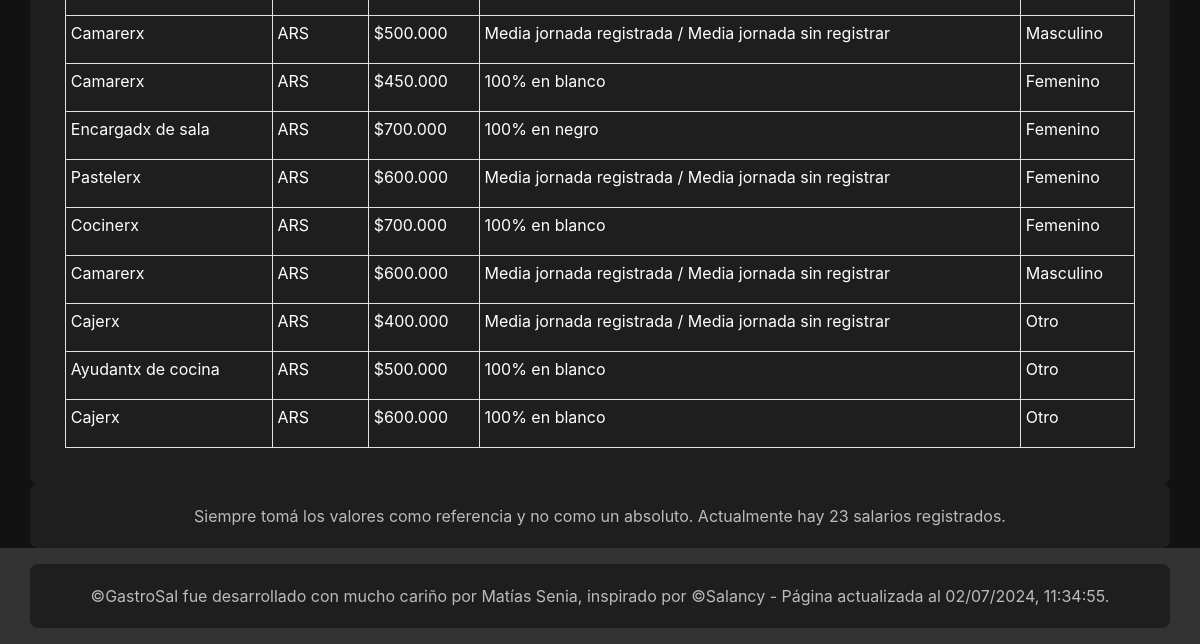
The page /data_list/ (lower part) on the database as committed earlier.
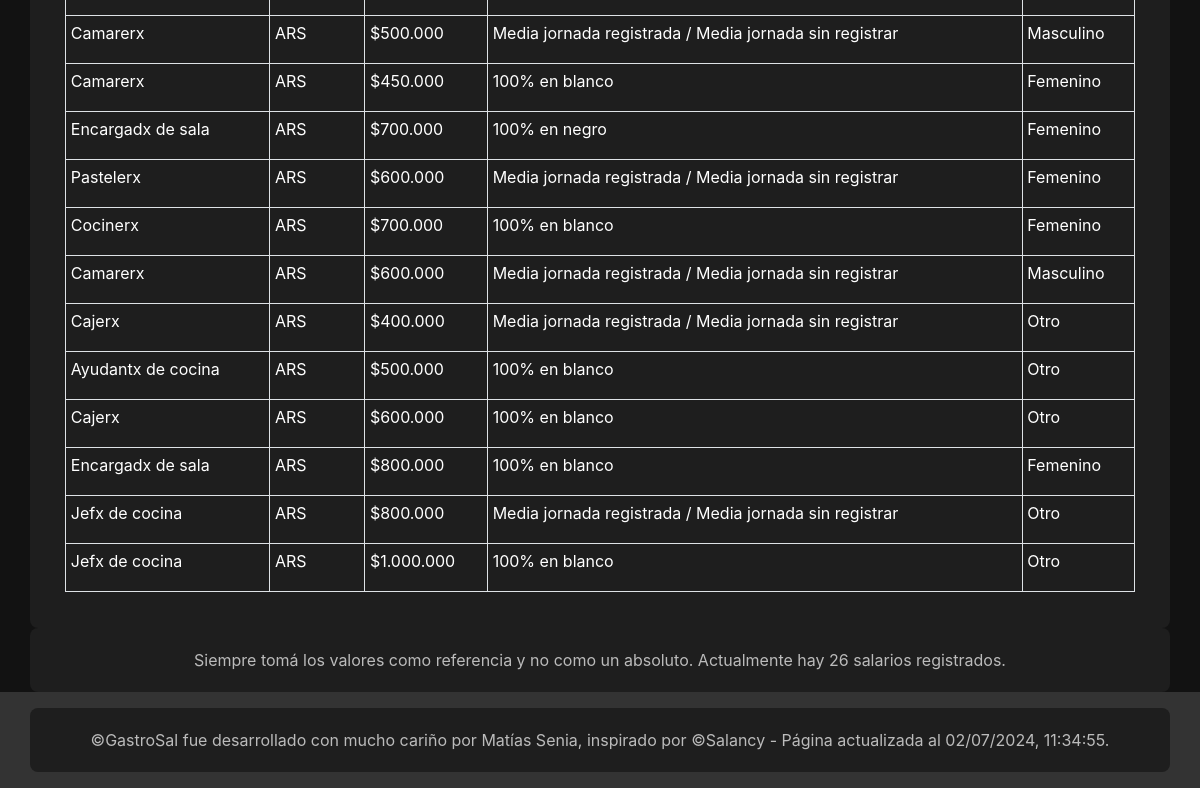
The same page on the database as committed later.
### jobdata/models.py (models this page shows, shortened)
class JobData(models.Model):
    POSITION_CHOICES = [
        ('Bacherx', 'Bacherx'),
        ('Ayudantx de cocina', 'Ayudantx de cocina'),
        ('Cocinerx', 'Cocinerx'),
        ('Pastelerx', 'Pastelerx'),
        ('Jefx de pastelería', 'Jefx de pastelería'),
        ('Jefx de cocina', 'Jefx de cocina'),
        ('Sommelier', 'Sommelier'),
        ('Camarerx', 'Camarerx'),
        ('Encargadx de sala', 'Encargado de sala'),
        ('Chef ejecutivx', 'Chef ejecutivo'),
        ('Cajerx', 'Cajerx'),
    ]
    CURRENCY_CHOICES = [
        ('USD', 'USD'),
        ('ARS', 'ARS'),
    ]
    CONTRACT_CHOICES = [
        ('100% en blanco', 'En blanco(Trabajo 100% registrado)'),
        ('100% en negro', 'En negro(Trabajo sin registrar)'),
        ('Media jornada registrada / Media jornada sin registrar', 'Media jornada de trabajo registrado, la otra media jornada sin registrar')
    ]
    GENDER_CHOICES = [
        ('Masculino', 'Masculino'),
        ('Femenino', 'Femenino'),
        ('Otro', 'Otro'),
    ]
    position = models.CharField(max_length=50, choices=POSITION_CHOICES)
    currency = models.CharField(max_length=3, choices=CURRENCY_CHOICES)
    salary = models.DecimalField(max_digits=10, decimal_places=0, validators=[MinValueValidator(1)])
    contract_type = models.CharField(max_length=100, choices=CONTRACT_CHOICES)
    restaurant_name = models.CharField(max_length=100)
    gender = models.CharField(max_length=10, choices=GENDER_CHOICES)

### jobdata/views.py (the view)
# urls.py: path('data_list/', views.data_list, name='data_list'),
def data_list(request):
    data = JobData.objects.all()
    category_counts = JobData.objects.values('position').annotate(count=Count('position'))
    data_count = data.count()
    if request.method == 'GET':
        form = JobDataFilterForm(request.GET)
        if form.is_valid():
            position = form.cleaned_data.get('position')
            currency = form.cleaned_data.get('currency')
            contract_type = form.cleaned_data.get('contract_type')
            if position:
                data = data.filter(position=position)
            if currency:
                data = data.filter(currency=currency)
            if contract_type:
                data = data.filter(contract_type=contract_type)
    else:
        form = JobDataFilterForm()
    now = timezone.now()
    context = {
        'data': data,
        'data_count': data_count,
        'form': form,
        'date': now.strftime("%d/%m/%Y"),
        'time': now.strftime("%H:%M:%S")
    }
    return render(request, 'jobdata/data_list.html', context)

### jobdata/templatetags/custom_filters.py (called while the page is built)
@register.filter(name='currency_format')
def currency_format(value):
    try:
        return "{:,.0f}".format(value).replace(",", ".")
    except ValueError:
        return value

### jobdata/templates/jobdata/data_list.html (shortened to what this page needs)
{% extends "jobdata/base.html" %}
{% load form_tags custom_filters %}
{% block content %}
<div class="mt-5">
    <div class="container-fluid mt-5">
        <div class="table-responsive">
            <table class="table table-bordered table-hover table-sm">
                <tbody>
                    {% for item in data %}
                        <tr>
                            <td>{{ item.position }}</td>
                            <td>{{ item.currency }}</td>
                            <td>
                                {% if item.currency == "ARS" %}
                                    ${{ item.salary|currency_format }}
                                {% elif item.currency == "USD" %}
                                    U$D{{ item.salary|currency_format }}
                                {% else %}
                                    {{ item.salary }}
                                {% endif %}
                            </td>
                            <td>{{ item.contract_type }}</td>
                            <td>{{ item.gender }}</td>
                        </tr>
                    {% empty %}
                        <tr>
                            <td colspan="6">No se encontraron datos.</td>
                        </tr>
                    {% endfor %}
                </tbody>
            </table>
        </div>
    </div>
</div>
{% endblock %}

Rows that differ between the two databases and show on the page:
added JobData: position "Encargadx de sala", currency "ARS", salary "800.000", contract_type "100% en blanco", gender "Femenino"
added JobData: position "Jefx de cocina", currency "ARS", salary "800.000", contract_type "Media jornada registrada / Media jornada sin registrar", gender "Otro"
added JobData: position "Jefx de cocina", currency "ARS", salary "1.000.000", contract_type "100% en blanco", gender "Otro"
Other text that changed with them:
{{ data_count }}: "23" → "26"
